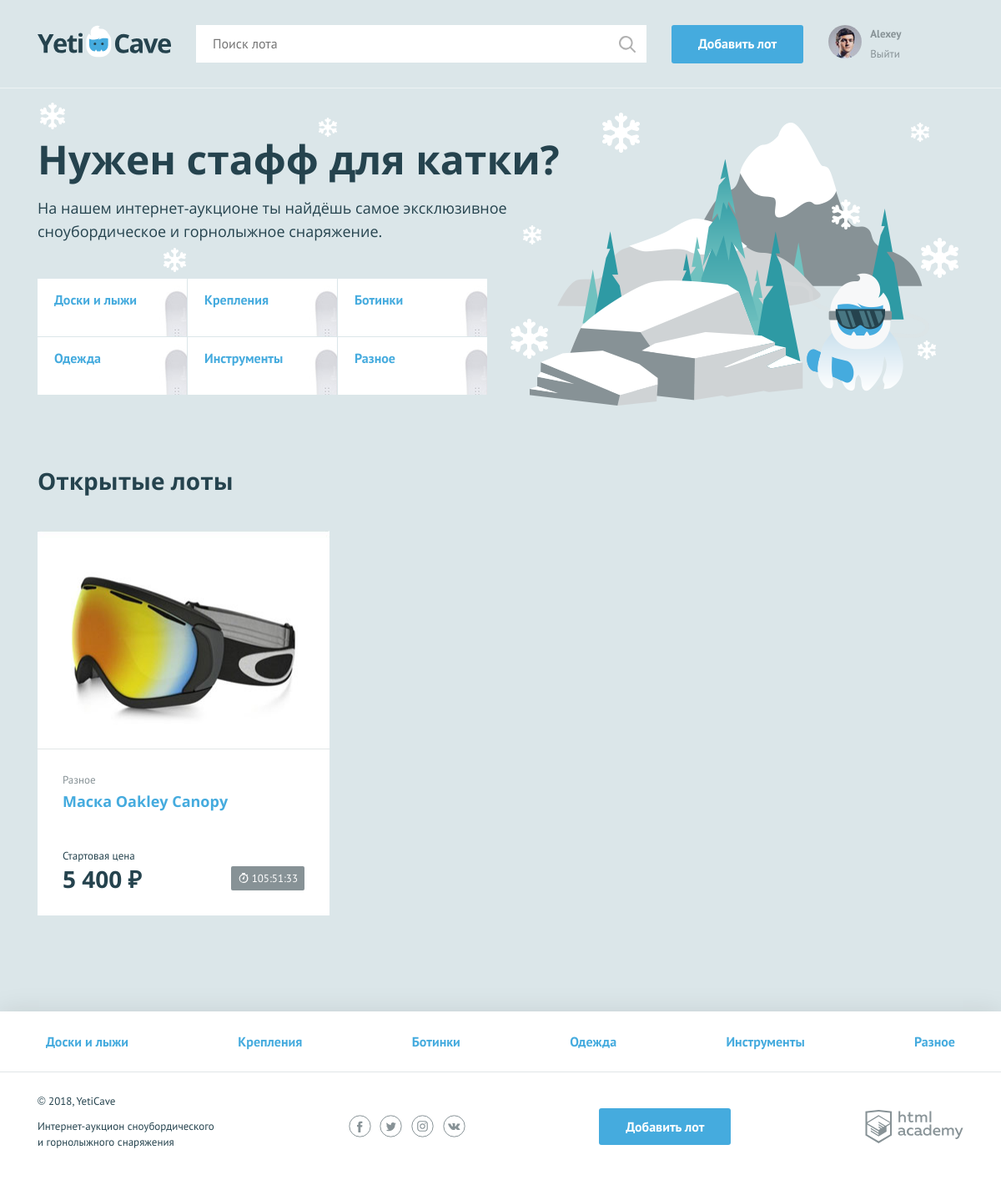
/ (signed in), run on the app's committed database.
### tables this page shows
CREATE TABLE bets (
id INT AUTO_INCREMENT PRIMARY KEY,
date_create DATETIME,
price INT,
user_id INT,
lot_id INT
);

CREATE TABLE users (
id INT AUTO_INCREMENT PRIMARY KEY,
date_register DATETIME,
email CHAR(64),
name CHAR(64),
password CHAR(64),
avatar_url TEXT,
contacts TEXT
);

CREATE TABLE categories (
id INT AUTO_INCREMENT PRIMARY KEY,
name CHAR(64)
);

CREATE TABLE lots (
id INT AUTO_INCREMENT PRIMARY KEY,
date_create DATETIME,
name CHAR(64),
description TEXT,
image_url TEXT,
start_price INT,
date_end DATETIME,
bet_step INT,
author_id INT,
winner_id INT,
adv_category_id INT
);

### functions.php (called while the page is built, shortened)
<?php
function include_template(string $name, array $data): string {
    $name = 'templates/' . $name;
    extract($data);
    require($name);
    $result = ob_get_clean();
    return $result;
}
function toPriceFormat(int $num): string {
  $number = ceil($num);
  if ($number >= 1000) {
      $number = number_format($number, 0, '.', ' ');
  }
  return $number.' &#8381;';
}
function add0ToDate(string $value): string {
	return $value;
}
function getTimeDiff(string $future_time): string {
    $seconds_diff = strtotime($future_time) - time();
    $seconds_to = add0ToDate((string)floor(($seconds_diff)%60));
    $minutes_to = add0ToDate((string)floor(($seconds_diff/60)%60));
    $hours_to = add0ToDate((string)floor($seconds_diff/3600));
    return $hours_to.':'.$minutes_to.':'.$seconds_to;
}
function get_DB_query_res(string $query, mysqli $link, bool $isMulti = true): ?array {
  $query_result = mysqli_query($link, $query);
  if ($isMulti) {
    $fetched_query_result = mysqli_fetch_all($query_result, MYSQLI_ASSOC);
    return $fetched_query_result;
  } else {
    $fetched_query_result = mysqli_fetch_assoc($query_result);
    return $fetched_query_result;
  }
}

### getwinner.php (called while the page is built, shortened)
<?php
$lots_without_winner_query = "SELECT
										lots.id as ID,
										lots.name as NAME,
										lots.date_end as DATE_END
										FROM lots
										WHERE
										lots.date_end <= CURDATE() AND
										lots.winner_id IS NULL";
$lots_without_winner_result = get_DB_query_res($lots_without_winner_query, $link, true);
if (!empty($lots_without_winner_result)) {
	foreach ($lots_without_winner_result as $value) {
		$bets_winner_query = "SELECT
				              bets.user_id as USER_ID,
				              users.name as USER_NAME,
				              users.email as USER_EMAIL
											FROM bets
											JOIN users
											ON bets.user_id = users.id
											WHERE bets.lot_id = '".$value['ID']."'
											ORDER BY bets.date_create DESC
											LIMIT 1";
	  $bets_winner_result = get_DB_query_res($bets_winner_query, $link, false);
	}
}

### templates/index.php (the view, shortened to what this page needs)
<section class="promo">
    <h2 class="promo__title">Нужен стафф для катки?</h2>
    <p class="promo__text">На нашем интернет-аукционе ты найдёшь самое эксклюзивное сноубордическое и горнолыжное снаряжение.</p>
    <ul class="promo__list">
        <?php foreach($menu_items as $value):?>
            <li class="promo__item promo__item--boards">
                <a class="promo__link" href="/categories.php?cat_id=<?=$value['id']?>"><?=$value['name']?></a>
            </li>
        <?php endforeach;?>
    </ul>
</section>
<section class="lots">
    <div class="lots__header">
        <h2>Открытые лоты</h2>
    </div>
    <ul class="lots__list">
        <?php foreach($catalog_items as $value):?>
            <li class="lots__item lot">
                <div class="lot__image">
                    <img src="<?=htmlspecialchars($value['image_url'], ENT_QUOTES)?>" width="350" height="260" alt="">
                </div>
                <div class="lot__info">
                    <span class="lot__category"><?=htmlspecialchars($value['category_name'], ENT_QUOTES)?></span>
                    <h3 class="lot__title"><a class="text-link" href="/lot.php?ID=<?=$value['ID']?>"><?=htmlspecialchars($value['lot_name'], ENT_QUOTES)?></a></h3>
                    <div class="lot__state">
                        <div class="lot__rate">
                            <span class="lot__amount">Стартовая цена</span>
                            <span class="lot__cost"><?=toPriceFormat((int)$value['lot_start_price'])?></span>
                        </div>
                        <div class="lot__timer timer <?=$value['IS_LESS_THAN_24_HOUR']?'timer--finishing':''?>">
                          <?=getTimeDiff($value['FINISH_DATE'])?>
                        </div>
                    </div>
                </div>
            </li>
        <?php endforeach;?>
    </ul>
</section>

### templates/layout.php (shortened to what this page needs)
<!DOCTYPE html>
<html lang="ru">
<head>
    <link href="css/normalize.min.css" rel="stylesheet">
    <link href="css/style.css" rel="stylesheet">
</head>
<body>
<div class="page-wrapper">
<header class="main-header">
    <div class="main-header__container container">
        <a href='/index.php' class="main-header__logo">
            <img src="img/logo.svg" width="160" height="39" alt="Логотип компании YetiCave">
        </a>
        <form class="main-header__search" action='/search.php' method="GET">
            <input type="search" name="search" placeholder="Поиск лота" value="<?=htmlspecialchars($search_query, ENT_QUOTES)?>">
            <input class="main-header__search-btn" type="submit" value="Найти">
        </form>
        <a class="main-header__add-lot button" href="/add.php">Добавить лот</a>
        <nav class="user-menu">
        <?php if ($USER): ?>
          <div class="user-menu__image">
            <img src='<?=(!empty($USER['avatar_url']))?$USER['avatar_url']:'img/user.jpg'?>' width="40" height="40" alt="Пользователь">
          </div>
          <div class="user-menu__logged">
            <a href="/my_bets.php">
              <p><?=htmlspecialchars($USER['name'])?></p>
            </a>
            <a href="/logout.php">Выйти</a>
          </div>
        <?php endif; ?>
        </nav>
    </div>
</header>
<main class="container">
    <?=$content?>
</main>
</div>
<footer class="main-footer">
    <?=include_template('_main_menu.php', ['menu_items' => $menu_items]); ?>
    <div class="main-footer__bottom container">
        <div class="main-footer__copyright">
            <p>© 2018, YetiCave</p>
            <p>Интернет-аукцион сноубордического и горнолыжного снаряжения</p>
        </div>
        <div class="main-footer__social social">
            <a class="social__link social__link--facebook" href="#">
            </a>
            <a class="social__link social__link--twitter" href="#">
            </a>
            <a class="social__link social__link--instagram" href="#">
            </a>
            <a class="social__link social__link--vkontakte" href="#">
            </a>
        </div>
        <a class="main-footer__add-lot button" href="/add.php">Добавить лот</a>
        <div class="main-footer__developed-by">
            <a class="logo-academy" href="https://htmlacademy.ru/intensive/php">
            </a>
        </div>
    </div>
</footer>
</body>
</html>

### templates/_main_menu.php (shortened to what this page needs)
<nav class="nav">
  <ul class="nav__list container">
    <?php foreach ($menu_items as $value):?>
      <li class="nav__item">
        <a href="/categories.php?cat_id=<?=$value['id']?>"><?=$value['name']?></a>
      </li>
    <?php endforeach;?>
  </ul>
</nav>

### data on the page
bets: user.name "Alexey"
categories: name "Доски и лыжи"
categories: name "Крепления"
categories: name "Ботинки"
categories: name "Одежда"
categories: name "Инструменты"
categories: name "Разное"
lots: image_url (picture), categories.name "Разное", name "Маска Oakley Canopy", start_price "5 400 ₽", date_end "105:51:33"
